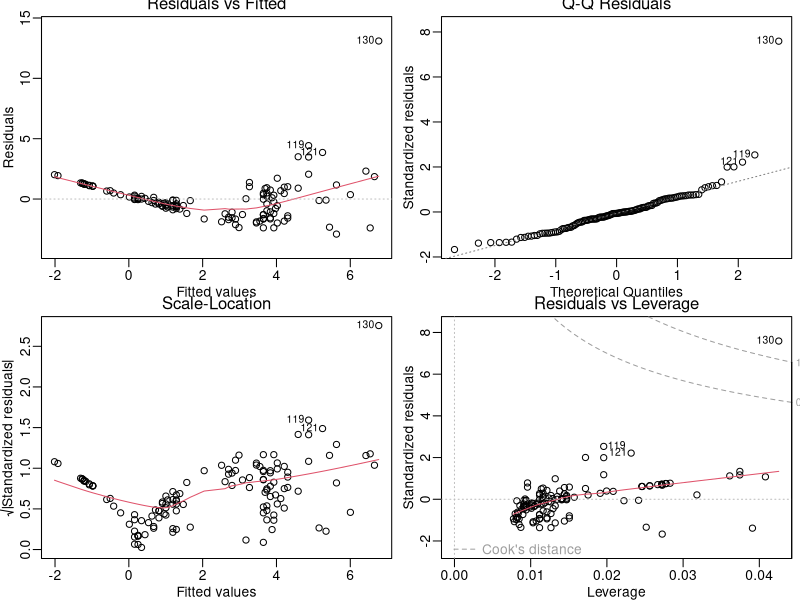
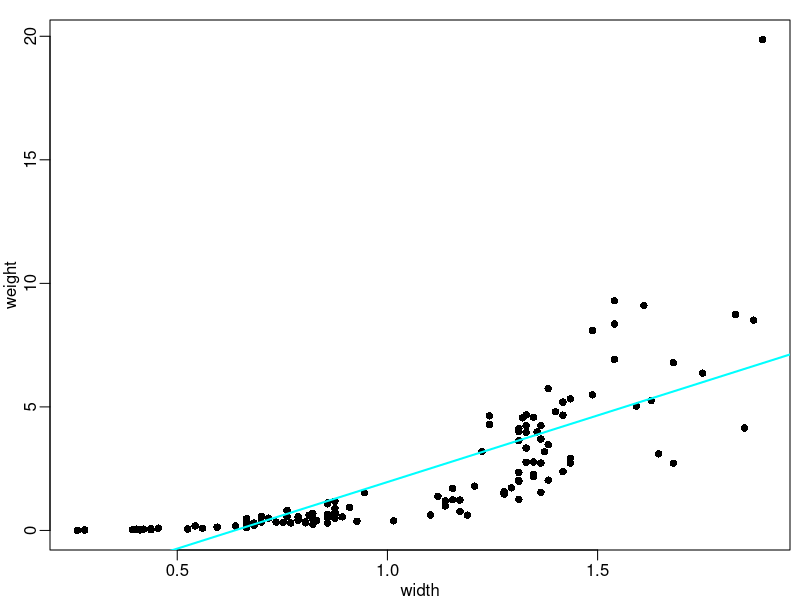

These figures' R source, in order: (Note: this script raises an error after producing the figures.)
hydrop = read.table("data/Hydropsyche.txt", header = TRUE)

mod1 = lm(weight ~ width, data = hydrop)

# use the summary function to get information from your model
# how do you interpret the output?
summary(mod1)
par(mfrow = c(2,2), mar = c(2.5, 2.5, 1, 0.5), mgp = c(1.5, 0.5, 0))
plot(mod1)


par(mfrow = c(1,1))
plot(weight ~ width, data = hydrop, pch = 16)
abline(mod1, col = 'cyan', lwd = 2)

mod2 = lm(log(weight) ~ log(width), data = hydrop)
summary(mod2)
ggplot(hydrop, aes(x = width, y = weight)) + geom_point() + 
	geom_smooth(method = "glm", formula = y ~ log(x), 
				method.args = list(family = gaussian(link = "log")))
